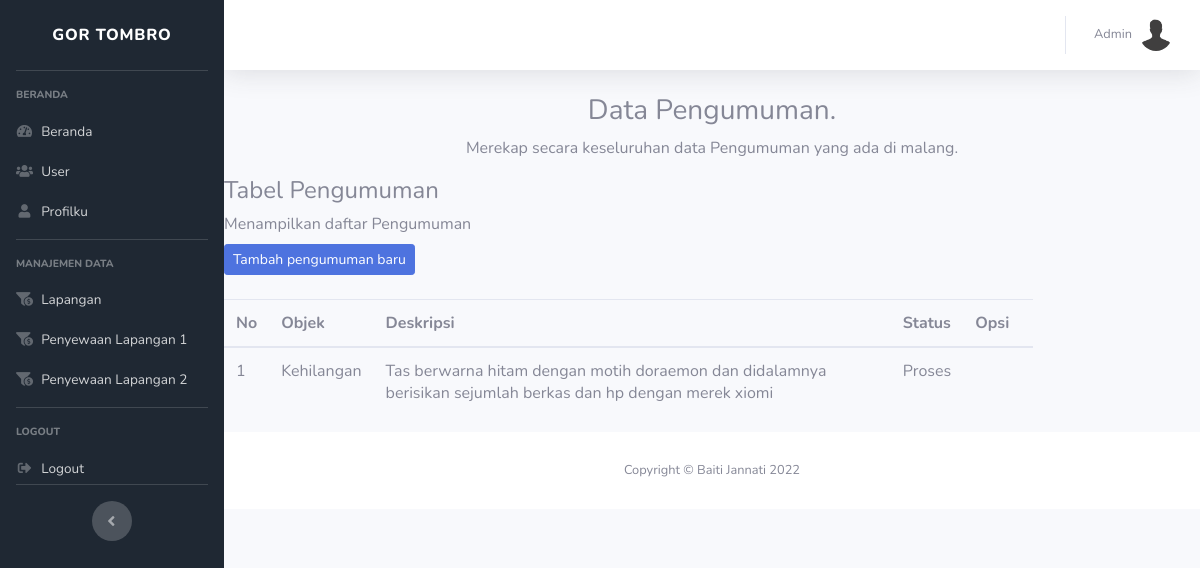
The app's page /index.php/admin/pengumuman, older data.
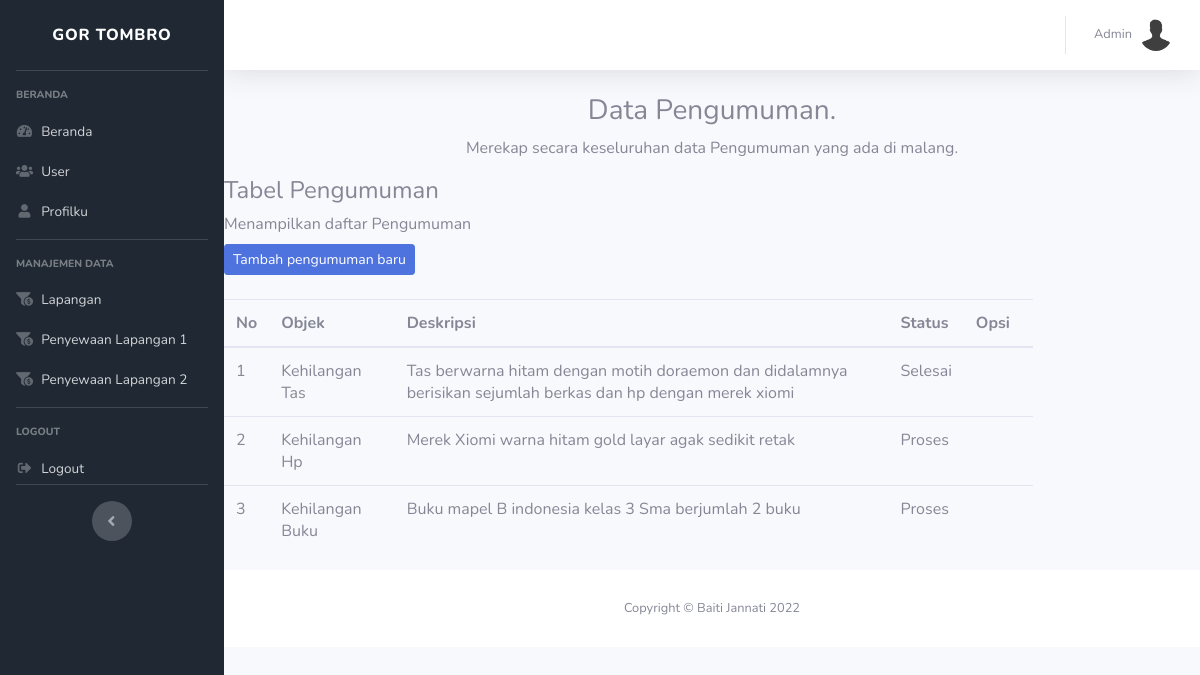
The same page, newer data.
### tables this page shows
CREATE TABLE `pengumuman` (
  `id` int(11) NOT NULL,
  `objek` varchar(100) NOT NULL,
  `deskripsi` text NOT NULL,
  `status` enum('selesai','belum_selesai') NOT NULL
);

### application/controllers/admin/Pengumuman.php (called while the page is built, shortened)
<?php
class Pengumuman extends CI_Controller
{
    function __construct()
    {
        $this->load->model('pengumuman_model');
    }
    public function index()
    {
        $pengumuman = $this->pengumuman_model->getDataPengumuman();
        $data = array(
            'title'         => "Pengumuman | Gor-Tombro",
            'pengumuman' => $pengumuman
        );
        $this->load->view('templates/header', $data);
        $this->load->view('templates/sidebar', $data);
        $this->load->view('templates/topbar', $data);
        $this->load->view('admin/pengumuman/pengumuman', $data);
        $this->load->view('templates/footer', $data);
    }
}

### index.php (called while the page is built, shortened)
<?php
require_once BASEPATH.'core/CodeIgniter.php';

### application/models/pengumuman_model.php (called while the page is built, shortened)
<?php
class pengumuman_model extends CI_Model
{
    function getDatapengumuman()
    {
        return $this->db->get('pengumuman');
    }
}

### application/views/admin/pengumuman/pengumuman.php (the view, shortened to what this page needs)
<div id="content-container">
    <div id="page-head">
        <div class="text-center">
            <h3>Data Pengumuman.</h3>
            <p>Merekap secara keseluruhan data Pengumuman yang ada di malang.</p>
        </div>
    </div>
    <div id="page-content">
        <div class="row">
            <div class="col-md-10 col-md-offset-1">
                <div class="panel">
                    <div class="panel-body">
                        <h4 class="">Tabel Pengumuman</h4>
                        <label>Menampilkan daftar Pengumuman</label> <br>
                        <a data-toggle="modal" href="<?= base_url('admin/pengumuman/post'); ?>" class="btn btn-primary btn-sm btn-labeled"><i class="btn-label ti-plus"></i>Tambah pengumuman baru</a> <br><br>
                        <table class=" table" id="active-datatable" width="100%">
                            <thead>
                                <tr>
                                    <th>No</th>
                                    <th>Objek</th>
                                    <th>Deskripsi</th>
                                    <th>Status</th>
                                    <th>Opsi</th>
                                </tr>
                            </thead>
                            <tbody>
                                <?php if ($pengumuman->num_rows() > 0) {
                                    $nomor = 1;
                                    foreach ($pengumuman->result_array() as $row) :
                                ?>
                                        <tr>
                                            <td><?php echo $nomor++ ?></td>
                                            <td><?php echo $row['objek'] ?></td>
                                            <td><?php echo $row['deskripsi'] ?></td>
                                            <td>
                                                <?php
                                                $warnaLabel = "";
                                                $textLabel  = "";
                                                if ($row['status'] == "selesai") {
                                                    $warnaLabel = "label label-success";
                                                    $textLabel  = "Selesai";
                                                } else {
                                                    $warnaLabel = "label label-warning";
                                                    $textLabel  = "Proses";
                                                }
                                                ?>
                                                <label class="<?php echo $warnaLabel ?>"><?php echo $textLabel ?></label>
                                            </td>
                                            <td>
                                                <a href=":;" data-target="#ubah-peng-<?php echo $row['id'] ?>" data-toggle="modal" class="btn btn-icon"><i class="ti-pencil"></i></a>
                                                <a href="<?php echo base_url('admin/pengumuman/hapus_process/' . $row['id']) ?>" class="btn btn-icon" onclick="return confirm('Apakah anda yakin ingin menghapus Pengumuman <?php echo $row['objek'] ?>')"><i class="ti-trash"></i></a>
                                            </td>
                                        </tr>
                                <?php endforeach;
                                } ?>
                            </tbody>
                        </table>
                    </div>
                </div>
            </div>
        </div>
    </div>
</div>

Row changes from the older to the newer data that the page shows:
changed pengumuman: objek "Kehilangan" → "Kehilangan Tas"; status "Proses" → "Selesai"
added pengumuman: objek "Kehilangan Hp", deskripsi "Merek Xiomi warna hitam gold layar agak sedikit retak", status "Proses"
added pengumuman: objek "Kehilangan Buku", deskripsi "Buku mapel B indonesia kelas 3 Sma berjumlah 2 buku", status "Proses"
